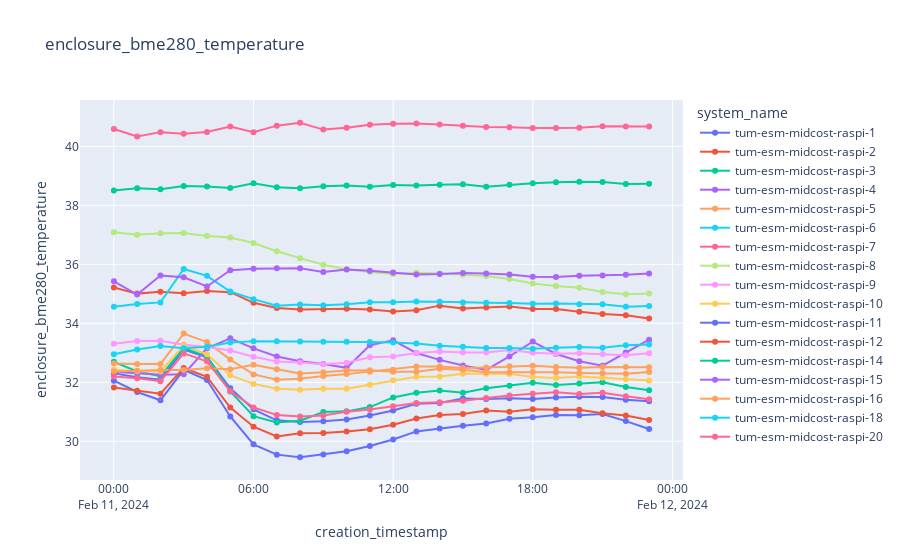

Notebook source saved alongside this figure:
### Code cell
plot_sensor_measurement(df,sensor_id,col_name="enclosure_bme280_temperature",filter=filter)
